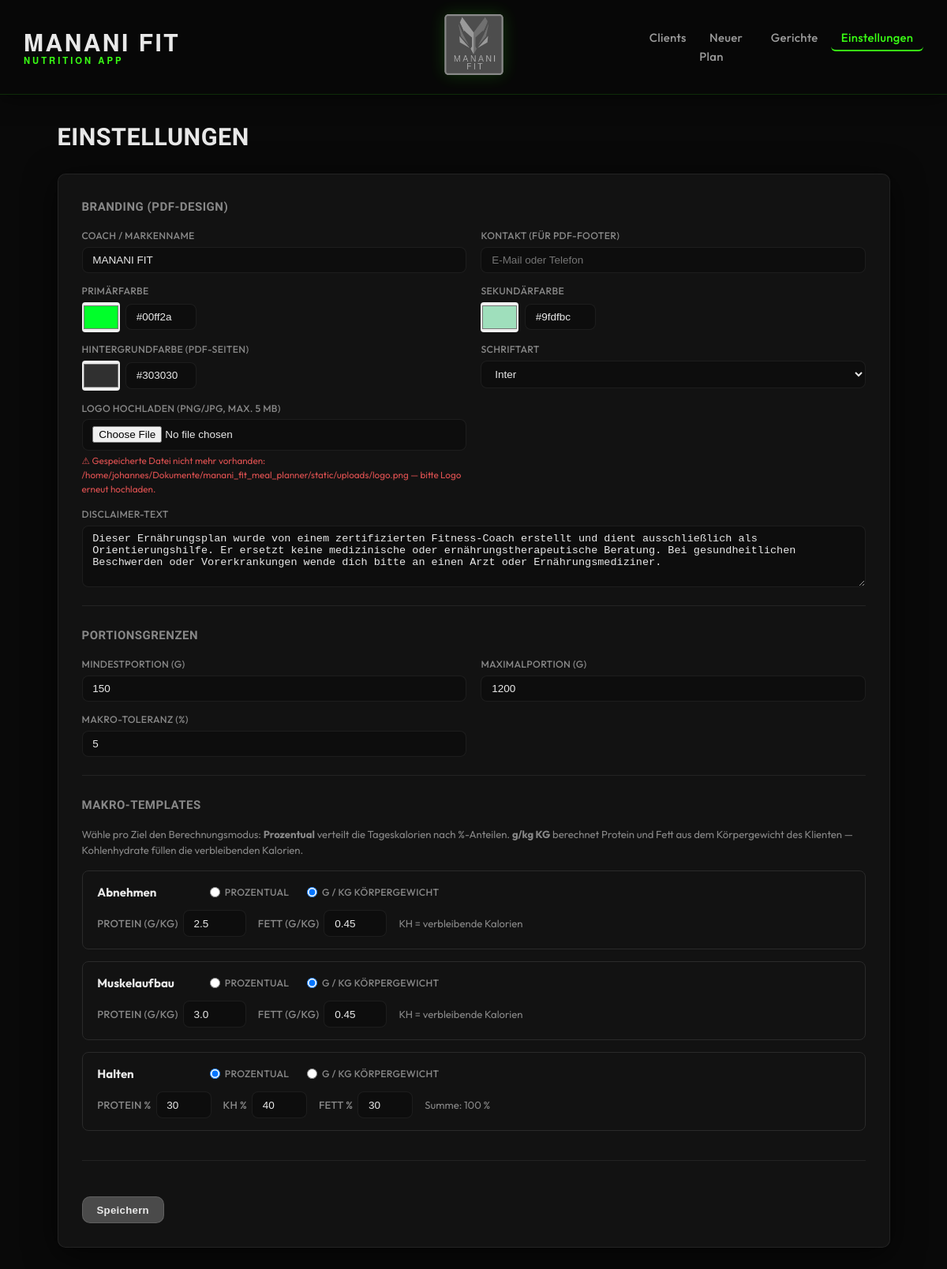
The page /settings on the database its author committed.
### models.py (models this page shows, shortened)
class AppSettings(db.Model):
    __tablename__ = "app_settings"
    __allow_unmapped__ = True
    key: str = db.Column(db.String(100), primary_key=True)
    value: str | None = db.Column(db.Text)
    @classmethod
    def get(cls, key: str, default: Any = None) -> Any:
        row = cls.query.get(key)
        return row.value if row is not None else default

class MacroTemplate(db.Model):
    __tablename__ = "macro_templates"
    __allow_unmapped__ = True
    id: int = db.Column(db.Integer, primary_key=True)
    goal_name: str = db.Column(db.String(30), nullable=False, unique=True)
    protein_pct: float = db.Column(db.Float, nullable=False)
    carbs_pct: float = db.Column(db.Float, nullable=False)
    fat_pct: float = db.Column(db.Float, nullable=False)
    calculation_mode: str = db.Column(
        db.String(10), nullable=False, default="pct", server_default="pct"
    )
    protein_g_per_kg: float | None = db.Column(db.Float, nullable=True)
    fat_g_per_kg: float | None = db.Column(db.Float, nullable=True)

### app.py (the view)
    @app.route("/settings", methods=["GET", "POST"])
    def settings_view():
        macro_templates = MacroTemplate.query.all()
        if request.method == "POST":
            _save_settings()
            flash("Einstellungen gespeichert.", "success")
            return redirect(url_for("settings_view"))
        settings = {
            k: AppSettings.get(k, "")
            for k in [
                "logo_path",
                "primary_color",
                "secondary_color",
                "bg_color",
                "font_family",
                "coach_name",
                "coach_contact",
                "disclaimer_text",
                "portion_min_g",
                "portion_max_g",
                "macro_tolerance_pct",
            ]
        }
        logo_path_str = settings.get("logo_path") or ""
        logo_preview_url = None
        logo_file_missing = False
        if logo_path_str:
            logo_path_obj = Path(logo_path_str)
            if logo_path_obj.exists():
                logo_preview_url = url_for(
                    "static", filename=f"uploads/{logo_path_obj.name}"
                )
            else:
                logo_file_missing = True
        return render_template(
            "settings.html",
            settings=settings,
            macro_templates=macro_templates,
            logo_preview_url=logo_preview_url,
            logo_file_missing=logo_file_missing,
        )

### templates/settings.html (shortened to what this page needs)
{% extends "base.html" %}
{% block content %}
<div class="page-header">
  <h1>Einstellungen</h1>
</div>
<form method="post" enctype="multipart/form-data" class="form-card">
  <div class="form-section">
    <h2>Branding (PDF-Design)</h2>
    <div class="form-grid">
      <div class="form-group">
        <label for="coach_name">Coach / Markenname</label>
        <input type="text" id="coach_name" name="coach_name"
               value="{{ settings.coach_name or '' }}">
      </div>
      <div class="form-group">
        <label for="coach_contact">Kontakt (für PDF-Footer)</label>
        <input type="text" id="coach_contact" name="coach_contact"
               value="{{ settings.coach_contact or '' }}"
               placeholder="E-Mail oder Telefon">
      </div>
      <div class="form-group">
        <label for="primary_color">Primärfarbe</label>
        <div style="display:flex; gap:.5rem; align-items:center">
          <input type="color" id="primary_color" name="primary_color"
                 value="{{ settings.primary_color or '#2D6A4F' }}" style="width:48px; height:38px; border:none; cursor:pointer; border-radius:4px">
          <input type="text" name="primary_color_text" value="{{ settings.primary_color or '#2D6A4F' }}"
                 style="width:90px" oninput="document.getElementById('primary_color').value=this.value">
        </div>
      </div>
      <div class="form-group">
        <label for="secondary_color">Sekundärfarbe</label>
        <div style="display:flex; gap:.5rem; align-items:center">
          <input type="color" id="secondary_color" name="secondary_color"
                 value="{{ settings.secondary_color or '#95D5B2' }}" style="width:48px; height:38px; border:none; cursor:pointer; border-radius:4px">
          <input type="text" name="secondary_color_text" value="{{ settings.secondary_color or '#95D5B2' }}"
                 style="width:90px" oninput="document.getElementById('secondary_color').value=this.value">
        </div>
      </div>
      <div class="form-group">
        <label for="bg_color">Hintergrundfarbe (PDF-Seiten)</label>
        <div style="display:flex; gap:.5rem; align-items:center">
          <input type="color" id="bg_color" name="bg_color"
                 value="{{ settings.bg_color or '#FFFFFF' }}" style="width:48px; height:38px; border:none; cursor:pointer; border-radius:4px">
          <input type="text" name="bg_color_text" value="{{ settings.bg_color or '#FFFFFF' }}"
                 style="width:90px" oninput="document.getElementById('bg_color').value=this.value">
        </div>
      </div>
      <div class="form-group">
        <label for="font_family">Schriftart</label>
        <select id="font_family" name="font_family">
          {% for f in ['Inter', 'Montserrat', 'Raleway', 'Open Sans'] %}
            <option value="{{ f }}" {% if settings.font_family == f %}selected{% endif %}>{{ f }}</option>
          {% endfor %}
        </select>
      </div>
      <div class="form-group">
        <label for="logo_file">Logo hochladen (PNG/JPG, max. 5 MB)</label>
        <input type="file" id="logo_file" name="logo_file" accept=".png,.jpg,.jpeg">
        {% if logo_preview_url %}
          <img src="{{ logo_preview_url }}" style="display:block; max-height:80px; max-width:200px; margin-top:.5rem; border-radius:4px; border:1px solid #ddd;" alt="Aktuelles Logo">
          <small>Aktuell: {{ settings.logo_path }}</small>
        {% elif logo_file_missing %}
          <small style="color:var(--danger);">&#9888; Gespeicherte Datei nicht mehr vorhanden: {{ settings.logo_path }} — bitte Logo erneut hochladen.</small>
        {% endif %}
      </div>
      <div class="form-group form-group--full">
        <label for="disclaimer_text">Disclaimer-Text</label>
        <textarea id="disclaimer_text" name="disclaimer_text" rows="4">{{ settings.disclaimer_text or '' }}</textarea>
      </div>
    </div>
  </div>
  <div class="form-section">
    <h2>Portionsgrenzen</h2>
    <div class="form-grid">
      <div class="form-group">
        <label for="portion_min_g">Mindestportion (g)</label>
        <input type="number" id="portion_min_g" name="portion_min_g" min="50" max="500"
               value="{{ settings.portion_min_g or '150' }}">
      </div>
      <div class="form-group">
        <label for="portion_max_g">Maximalportion (g)</label>
        <input type="number" id="portion_max_g" name="portion_max_g" min="300" max="3000"
               value="{{ settings.portion_max_g or '1200' }}">
      </div>
      <div class="form-group">
        <label for="macro_tolerance_pct">Makro-Toleranz (%)</label>
        <input type="number" id="macro_tolerance_pct" name="macro_tolerance_pct" min="1" max="20"
               value="{{ settings.macro_tolerance_pct or '5' }}">
      </div>
    </div>
  </div>
  <div class="form-section">
    <h2>Makro-Templates</h2>
    <p style="color:var(--text-muted, #888); font-size:.875rem; margin-bottom:1rem;">
      Wähle pro Ziel den Berechnungsmodus: <strong>Prozentual</strong> verteilt die Tageskalorien nach %-Anteilen.
      <strong>g/kg KG</strong> berechnet Protein und Fett aus dem Körpergewicht des Klienten — Kohlenhydrate füllen die verbleibenden Kalorien.
    </p>
    {% for tmpl in macro_templates %}
    <div class="macro-tmpl-card" data-goal="{{ tmpl.goal_name }}" style="border:1px solid #2a2a2a; border-radius:8px; padding:1rem 1.25rem; margin-bottom:1rem;">
      <div style="display:flex; align-items:center; gap:1.5rem; flex-wrap:wrap; margin-bottom:.75rem;">
        <strong style="min-width:120px;">{{ tmpl.goal_name }}</strong>
        <label style="display:flex; align-items:center; gap:.4rem; cursor:pointer;">
          <input type="radio"
                 name="mode_{{ tmpl.goal_name }}"
                 value="pct"
                 {% if (tmpl.calculation_mode or 'pct') == 'pct' %}checked{% endif %}
                 onchange="toggleMacroMode('{{ tmpl.goal_name }}', 'pct')">
          Prozentual
        </label>
        <label style="display:flex; align-items:center; gap:.4rem; cursor:pointer;">
          <input type="radio"
                 name="mode_{{ tmpl.goal_name }}"
                 value="g_per_kg"
                 {% if tmpl.calculation_mode == 'g_per_kg' %}checked{% endif %}
                 onchange="toggleMacroMode('{{ tmpl.goal_name }}', 'g_per_kg')">
          g / kg Körpergewicht
        </label>
      </div>
      <div class="macro-pct-fields" id="pct_{{ tmpl.goal_name }}"
           style="display:{% if tmpl.calculation_mode == 'g_per_kg' %}none{% else %}flex{% endif %}; gap:1rem; align-items:center; flex-wrap:wrap;">
        <div style="display:flex; align-items:center; gap:.4rem;">
          <label style="white-space:nowrap; font-size:.875rem;">Protein %</label>
          <input type="number" name="protein_{{ tmpl.goal_name }}"
                 value="{{ tmpl.protein_pct|round|int }}" min="10" max="60" style="width:70px">
        </div>
        <div style="display:flex; align-items:center; gap:.4rem;">
          <label style="white-space:nowrap; font-size:.875rem;">KH %</label>
          <input type="number" name="carbs_{{ tmpl.goal_name }}"
                 value="{{ tmpl.carbs_pct|round|int }}" min="10" max="70" style="width:70px">
        </div>
        <div style="display:flex; align-items:center; gap:.4rem;">
          <label style="white-space:nowrap; font-size:.875rem;">Fett %</label>
          <input type="number" name="fat_{{ tmpl.goal_name }}"
                 value="{{ tmpl.fat_pct|round|int }}" min="10" max="50" style="width:70px">
        </div>
        <span style="font-size:.875rem; color:#888;">
          Summe: {{ (tmpl.protein_pct + tmpl.carbs_pct + tmpl.fat_pct)|round|int }} %
        </span>
      </div>
      <div class="macro-gkg-fields" id="gkg_{{ tmpl.goal_name }}"
           style="display:{% if tmpl.calculation_mode == 'g_per_kg' %}flex{% else %}none{% endif %}; gap:1rem; align-items:center; flex-wrap:wrap;">
        <div style="display:flex; align-items:center; gap:.4rem;">
          <label style="white-space:nowrap; font-size:.875rem;">Protein (g/kg)</label>
          <input type="number" name="protein_gkg_{{ tmpl.goal_name }}" step="0.1" min="0.5" max="4.0" style="width:80px"
                 value="{{ tmpl.protein_g_per_kg if tmpl.protein_g_per_kg else '' }}"
                 placeholder="z.B. 2.2">
        </div>
        <div style="display:flex; align-items:center; gap:.4rem;">
          <label style="white-space:nowrap; font-size:.875rem;">Fett (g/kg)</label>
          <input type="number" name="fat_gkg_{{ tmpl.goal_name }}" step="0.05" min="0.2" max="2.0" style="width:80px"
                 value="{{ tmpl.fat_g_per_kg if tmpl.fat_g_per_kg else '' }}"
                 placeholder="z.B. 0.45">
        </div>
        <span style="font-size:.875rem; color:#888;">KH = verbleibende Kalorien</span>
      </div>
    </div>
    {% endfor %}
  </div>
  <div class="form-actions">
    <button type="submit" class="btn btn--primary">Speichern</button>
  </div>
</form>
{% endblock %}

### static/css/app.css (style rules this page uses)
:root { --primary: #39ff14; --primary-light: #7fff50; --primary-dim: rgba(57,255,20,.12); --bg: #0d0d0d; --surface: rgba(20,20,20,.88); --surface-light: rgba(36,36,36,.92); --border: rgba(255,255,255,.07); --border-hover: rgba(255,255,255,.14); --text: #e8e8e8; --text-muted: #888; --danger: #e05252; --warning: #c9922a; --success: #2ed573; --radius: 10px; --shadow: 0 8px 40px rgba(0,0,0,.65); --shadow-sm: 0 3px 14px rgba(0,0,0,.4); --nav-h: 120px; }
*, *::before, *::after { box-sizing: border-box; margin: 0; padding: 0; }
html { font-size: 15px; }
body { font-family: 'Outfit', system-ui, sans-serif; background-color: var(--bg); background-image: url('/static/uploads/trainings_plan_logos.png'); background-size: cover; background-position: center; background-attachment: fixed; color: var(--text); line-height: 1.55; min-height: 100vh; position: relative; }
body::before { content: ''; position: fixed; inset: 0; background: rgba(0,0,0,.27); z-index: 0; pointer-events: none; }
.page-header { display: flex; align-items: flex-start; justify-content: space-between; gap: 1rem; margin-bottom: 1.5rem; flex-wrap: wrap; }
.page-header h1 { font-family: 'Barlow Semi Condensed', sans-serif; font-size: 2.04rem; font-weight: 700; letter-spacing: .5px; color: var(--text); text-transform: uppercase; }
.btn { display: inline-flex; align-items: center; gap: .35rem; padding: .55rem 1.2rem; border-radius: var(--radius); border: 1px solid rgba(255,255,255,.12); cursor: pointer; font-size: .88rem; font-weight: 600; font-family: 'Outfit', inherit; letter-spacing: .3px; transition: background .2s ease, color .2s ease, border-color .2s ease, box-shadow .2s ease; text-decoration: none !important; white-space: nowrap; background: #3a3a3a; color: var(--text); }
.btn--primary { background: #4a4a4a; color: var(--text); }
.form-card { background: var(--surface); border: 1px solid var(--border); border-radius: var(--radius); padding: 2rem; box-shadow: var(--shadow); backdrop-filter: blur(14px); -webkit-backdrop-filter: blur(14px); }
.form-section { margin-bottom: 1.75rem; padding-bottom: 1.5rem; border-bottom: 1px solid var(--border); }
.form-section h2 { font-family: 'Barlow Semi Condensed', sans-serif; font-size: 1rem; font-weight: 700; letter-spacing: .5px; text-transform: uppercase; color: var(--text-muted); margin-bottom: 1rem; }
.form-grid { display: grid; grid-template-columns: 1fr 1fr; gap: .85rem 1.25rem; }
.form-group { display: flex; flex-direction: column; gap: .3rem; }
.form-group--full { grid-column: 1 / -1; }
label { font-size: .82rem; font-weight: 500; letter-spacing: .3px; text-transform: uppercase; color: var(--text-muted); }
input[type="text"], input[type="email"], input[type="number"], input[type="date"], input[type="file"], select, textarea { border: 1px solid var(--border); border-radius: 8px; padding: .55rem .85rem; font-size: .9rem; font-family: 'Outfit', inherit; color: var(--text); background: rgba(12,12,12,.7); width: 100%; transition: border-color .2s ease, box-shadow .2s ease; }
select option { background: #1a1a1a; color: var(--text); }
small { font-size: .78rem; color: var(--text-muted); }
.form-actions { display: flex; gap: .75rem; align-items: center; padding-top: 1.25rem; flex-wrap: wrap; }

### rows shown on the page
AppSettings: coach_name "MANANI FIT"
AppSettings: primary_color "#00ff2a", primary_color_text "#00ff2a"
AppSettings: secondary_color "#9fdfbc", secondary_color_text "#9fdfbc"
AppSettings: bg_color "#303030", bg_color_text "#303030"
AppSettings: font_family "Inter"
AppSettings: logo_path "/home/johannes/Dokumente/manani_fit_meal_planner/static/uploads/logo.png"
AppSettings: disclaimer_text "Dieser Ernährungsplan wurde von einem zertifizierten Fitness-Coach erstellt und dient ausschließlich als Orientierungshilfe. Er ersetzt keine medizinische oder ernährungstherapeutische Beratung. Bei gesundheitlichen Beschwerden oder Vorerkrankungen wende dich bitte an einen Arzt oder Ernährungsmediziner."
AppSettings: portion_min_g "150"
AppSettings: portion_max_g "1200"
MacroTemplate: goal_name "Abnehmen", calculation_mode "☐ PROZENTUAL", calculation_mode "☑ G / KG KÖRPERGEWICHT", protein_g_per_kg "2.5", fat_g_per_kg "0.45"
MacroTemplate: goal_name "Muskelaufbau", calculation_mode "☐ PROZENTUAL", calculation_mode "☑ G / KG KÖRPERGEWICHT", protein_g_per_kg "3.0", fat_g_per_kg "0.45"
MacroTemplate: goal_name "Halten", calculation_mode "☑ PROZENTUAL", calculation_mode "☐ G / KG KÖRPERGEWICHT", protein_pct "30", carbs_pct "40", fat_pct "30", (tmpl.protein_pct+tmpl.carbs_pct+tmpl.fat_pct)|round|int "100"
